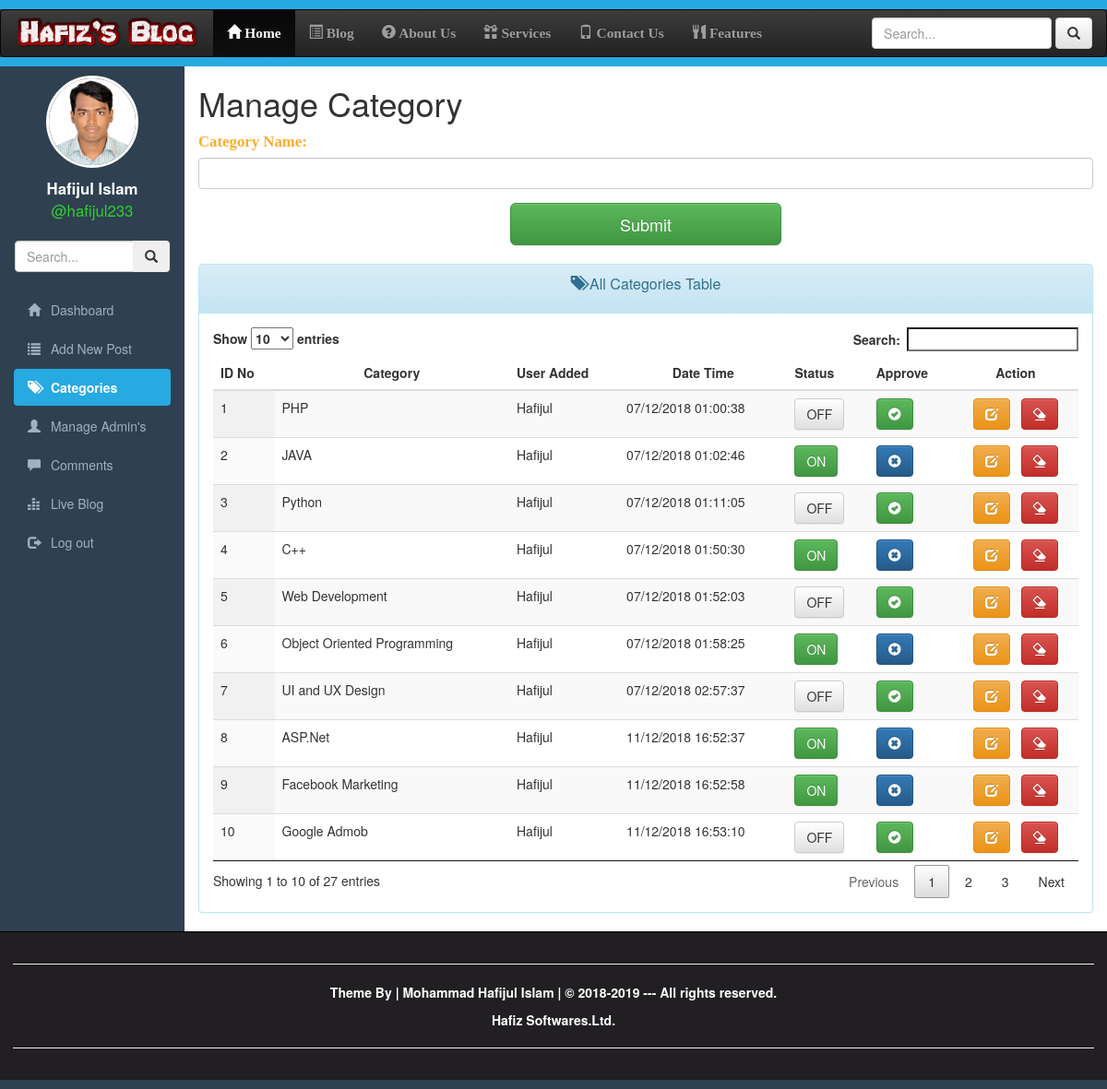
Page /category.php (signed in) on the committed database.
### tables this page shows
CREATE TABLE `categories` (
  `id` int(10) UNSIGNED NOT NULL,
  `name` varchar(255) NOT NULL DEFAULT '',
  `categorycreator` varchar(255) NOT NULL DEFAULT '',
  `datetime` varchar(45) NOT NULL DEFAULT '',
  `created` datetime NOT NULL DEFAULT CURRENT_TIMESTAMP,
  `modified` datetime NOT NULL DEFAULT CURRENT_TIMESTAMP ON UPDATE CURRENT_TIMESTAMP,
  `status` tinyint(1) UNSIGNED NOT NULL DEFAULT '0'
);

### category.php (the view, shortened to what this page needs)
<?php
require_once 'utilities/RequiredUtilities.php';
$sql = "SELECT `id`, `name`, `categorycreator`, `datetime`, `status` FROM `categories`;";
$result = $conn->query($sql);
$categorylist = array();
if ($result->num_rows > 0) {
    while ($row = $result->fetch_assoc()) {
        array_push($categorylist, $row);
    }
} else {
    array_push($categorylist, NULL);
    echo $conn->error();
}
?>
<!DOCTYPE html>
<html lang="en-US">
    <head>
        <link href="resources/css/jquery.dataTables.min.css" rel="stylesheet" type="text/css"/>
        <link href="resources/bootstrap/css/bootstrap.min.css" rel="stylesheet" type="text/css" />
        <link href="resources/bootstrap/css/bootstrap-theme.min.css" rel="stylesheet" type="text/css" />
        <link href="resources/css/responsive.dataTables.min.css" rel="stylesheet" type="text/css"/>
        <link href="resources/css/adminstyle.css" rel="stylesheet" type="text/css"/>
    </head>
    <body>
        <div class="wrapper">
            <div style="height:10px; background-color:#27aae1;" ></div>
            <nav class="navbar navbar-inverse"  >
                <div id="header-title" class="navbar-header">
                    <a href="#" class="navbar-brand">
                        <img class="img-responsive" src="resources/img/headTitle.png" style="margin-top:-10px; width: 200px;" />
                    </a>
                </div>
                <div class="collapse navbar-collapse" id="collapse">
                    <ul class="nav navbar-nav">
                        <li class="active"><a href="dashboard.php"><span class="glyphicon glyphicon-home"></span> Home</a></li>
                        <li><a href="blog.php"><span class="glyphicon glyphicon-list-alt"></span> Blog</a></li>
                        <li><a href="#"><span class="glyphicon glyphicon-question-sign"></span> About Us</a></li>
                        <li><a href="#"><span class="glyphicon glyphicon-gift"></span> Services</a></li>
                        <li><a href="#"><span class="glyphicon glyphicon-phone"></span> Contact Us</a></li>
                        <li><a href="#"><span class="glyphicon glyphicon-cutlery"></span> Features</a></li>
                    </ul>
                    <form action="search.php" method="post" class="navbar-form navbar-right">
                        <div class="form-group">
                            <input type="text" class="form-control" name="search" placeholder="Search..." >
                        </div>
                        <button type="submit" class="btn btn-default" name="searchbutton"><span class="glyphicon glyphicon-search"></span></button>
                    </form>
                </div>
            </nav>
            <div style="height:10px; background-color:#27aae1; margin-top: -20px;" ></div>
            <div class="container-fluid">
                <div class="row">
                    <div class="col-sm-2" id="slidebar">
                        <div class="row profile">
                            <div class="col-lg-12">
                                <center>
                                    <img class="img-circle profile-pic" src="postcontent/profile-pic/<?php echo $_SESSION['profilepic']; ?>" />
                                </center>
                            </div>
                            <div class="col-lg-12">
                                <div class="profile-name">
                                    <p class="text-center"><?php echo $_SESSION['fullname']; ?>
                                        <br>
                                        <span style="color: limegreen; font-size: 1em; font-weight: normal;"><?php  echo "@" . $_SESSION['username']; ?></span>
                                    </p>
                                </div>
                            </div>
                        </div>
                        <div class="row">
                            <div class="col-lg-12">
                                <form action="#" method="get" class="sidebar-form">
                                    <div class="input-group">
                                        <input type="text" name="q" class="form-control" placeholder="Search...">
                                        <span class="input-group-btn">
                                            <button type="submit" name="search" id="search-btn" class="btn btn-flat"><i class="glyphicon glyphicon-search"></i>
                                            </button>
                                        </span>
                                    </div>
                                </form>
                            </div>
                        </div>
                        <br/>
                        <ul id="side-menu" class="nav nav-pills nav-stacked">
                            <li ><a href="dashboard.php"><span class="glyphicon glyphicon-home"></span> Dashboard</a></li>
                            <li><a href="addnewpost.php"><span class="glyphicon glyphicon-list"></span> Add New Post</a></li>
                            <li class="active"><a href="category.php"><span class="glyphicon glyphicon-tags"></span> Categories</a></li>
                            <li ><a href="manageadmin.php"><span class="glyphicon glyphicon-user"></span> Manage Admin's</a></li>
                            <li ><a href="comments.php"><span class="glyphicon glyphicon-comment"></span> Comments</a></li>
                            <li ><a href="liveblog.php"><span class="glyphicon glyphicon-equalizer"></span> Live Blog</a></li>
                            <li ><a href="login.php"><span class="glyphicon glyphicon-log-out"></span> Log out</a></li>
                        </ul>
                    </div>
                    <div class="col-sm-10">
                        <h1>Manage Category</h1>
                        <div class="row">
                            <div class="col-sm-12">
                                <form action="category.php" method="post">
                                    <div class="form-group">
                                        <label for="categoryname"><span class="feild-info">Category Name:</span></label>
                                        <input type="text" class="form-control" name="categoryname" />
                                    </div>
                                    <div class="col-lg-offset-4 col-lg-4">
                                        <button type="submit" name="submitbutton" class="btn btn-success btn-lg btn-block">Submit</button>
                                    </div>
                                </form>
                            </div>
                        </div>
                        <br/>
                        <div class="row">
                            <div class="col-sm-12">
                                <div class="panel panel-info">
                                    <div class="panel-heading">
                                        <span class="panel-title">
                                            <p class="text-center text-capitalize"><span class="glyphicon glyphicon-tags"></span>  All Categories Table</p>
                                        </span>
                                    </div>
                                    <div class="panel-body">
                                        <table id="categoryTable" class="table table-striped table-hover display">
                                            <thead>
                                                <tr>
                                                    <th>ID No</th>
                                                    <th class="text-center">Category</th>
                                                    <th>User Added</th>
                                                    <th class="text-center">Date Time</th>
                                                    <th>Status</th>
                                                    <th>Approve</th>
                                                    <th class="text-center">Action</th>
                                                </tr>
                                            </thead>
                                            <tbody>
                                                <?php
                                                if (empty($categorylist)) {
                                                    echo "<tr>";
                                                    echo "<td colspan=\"6\"> There are no Category Found</td>";
                                                    echo "</tr>";
                                                } else {
                                                    foreach ($categorylist as $category) {
                                                        ?>
                                                        <tr>
                                                            <td>
                                                                <?php echo $category['id']; ?>
                                                            </td>
                                                            <td>
                                                                <?php echo $category['name']; ?>
                                                            </td>
                                                            <td>
                                                                <?php echo $category['categorycreator']; ?>
                                                            </td>
                                                            <td>
                                                                <?php echo str_replace("-", "/", $category['datetime']); ?>
                                                            </td>
                                                            <td>
                                                                <?php
                                                                if ($category['status'] == 1) {
                                                                    ?>
                                                                    <label class="btn btn-success">ON</label>
                                                                    <?php
                                                                } else {
                                                                    ?>
                                                                    <label class="btn btn-default">OFF</label>
                                                                <?php } ?>
                                                            </td>
                                                            <td>
                                                                <?php
                                                                if ($category['status'] == 0) {
                                                                    ?>
                                                                    <a href="category.php?id=<?php echo $category['id'] . "&action=OK"; ?>"><button class="btn btn-success"><span class="glyphicon glyphicon-ok-sign"></span></button></a>&nbsp;&nbsp;
                                                                    <?php
                                                                } if ($category['status'] == 1) {
                                                                    ?>
                                                                    <a href="category.php?id=<?php echo $category['id'] . "&action=NOTOK"; ?>"><button class="btn btn-primary"><span class="glyphicon glyphicon-remove-sign"></span></button></a>
                                                                <?php }
                                                                ?>
                                                            </td>
                                                            <td>
                                                    <center>
                                                        <a href="category.php?id=<?php echo $category['id'] . "&action=EDIT"; ?>"><button class="btn btn-warning"><span class="glyphicon glyphicon-edit"></span></button></a>&nbsp;&nbsp;
                                                        <a href="category.php?id=<?php echo $category['id'] . "&action=DELETE"; ?>"><button class="btn btn-danger"><span class="glyphicon glyphicon-erase"></span></button></a>
                                                    </center>
                                                    </td>
                                                </tr>
                                                    <?php
                                                }
                                            }
                                            ?>
                                            </tbody>
                                        </table>
                                    </div>
                                </div>
                            </div>
                        </div>
                    </div>
                </div>
            </div>
            <div id="footer">
                <hr/>
                <p>
                    Theme By | Mohammad Hafijul Islam | &copy; 2018-2019 --- All rights reserved.
                </p>
                <a href="#" class="contact-link">Hafiz Softwares.Ltd.</a>
                <hr/>
            </div>
        </div>
    </body>
</html>

### resources/css/adminstyle.css (style rules this page uses)
html, body { height: 100%; background-color: #2f4050; font-weight: 400; overflow-x: hidden; overflow-y: auto; }
.wrapper { height: 100%; position: relative; overflow-x: hidden; overflow-y: auto; }
.navbar-nav li { font-weight: bold; font-size: 1.1em; font-family: Bitter, Georgia, "Times New Roman", serif; }
.profile { display: block; margin: 10px 5px 10px 5px; }
.profile-pic { position: relative; width: 100px; height: 100px; align-items: center; border: 3px solid #ffffff; object-fit: cover; border-radius: 50%; }
.profile-name { display: inline; position: relative; color: #ffffff; text-align: center; }
.profile-name p { padding-top: 10px; font-size: 1.2em; font-weight: bold; }
.sidebar-form { overflow: hidden; text-overflow: clip; display: block !important; -webkit-transform: translateZ(0); border-radius: 3px; border: 1px solid #374850; }
#side-menu { display: block; }
#side-menu a { color: #9fb1c2; }
#side-menu a span { padding-right: 0.5em; }
#side-menu .active a { color: #ffffff; background-color: #27aae1; font-weight: bold; }
.feild-info { color: #fbae2c; font-family: Bitter,Georgia,"Times New Roman",Times,serif; font-size: 1.2em; }
.col-sm-10 { background-color: #ffffff; }
#footer { margin: 0px 0px 10px 0px; border-top: 1px solid #000000; padding: 1em; background-color: #211f22; color: #eeeeee; text-align: center; }
#footer p { color: #ffffff; text-decoration: none; cursor: pointer; font-weight: bold; text-align: center; }
.contact-link { color: #ffffff; text-decoration: none; cursor: pointer; font-weight: bold; }

### rows in the picture
categories: id "1", name "PHP", categorycreator "Hafijul", datetime "07/12/2018 01:00:38", status "OFF"
categories: id "2", name "JAVA", categorycreator "Hafijul", datetime "07/12/2018 01:02:46", status "ON"
categories: id "3", name "Python", categorycreator "Hafijul", datetime "07/12/2018 01:11:05", status "OFF"
categories: id "4", name "C++", categorycreator "Hafijul", datetime "07/12/2018 01:50:30", status "ON"
categories: id "5", name "Web Development", categorycreator "Hafijul", datetime "07/12/2018 01:52:03", status "OFF"
categories: id "6", name "Object Oriented Programming", categorycreator "Hafijul", datetime "07/12/2018 01:58:25", status "ON"
categories: id "7", name "UI and UX Design", categorycreator "Hafijul", datetime "07/12/2018 02:57:37", status "OFF"
categories: id "8", name "ASP.Net", categorycreator "Hafijul", datetime "11/12/2018 16:52:37", status "ON"
categories: id "9", name "Facebook Marketing", categorycreator "Hafijul", datetime "11/12/2018 16:52:58", status "ON"
categories: id "10", name "Google Admob", categorycreator "Hafijul", datetime "11/12/2018 16:53:10", status "OFF"

### other values in the picture
$_SESSION['fullname'] "Hafijul Islam"
$_SESSION['username'] "hafijul233"
